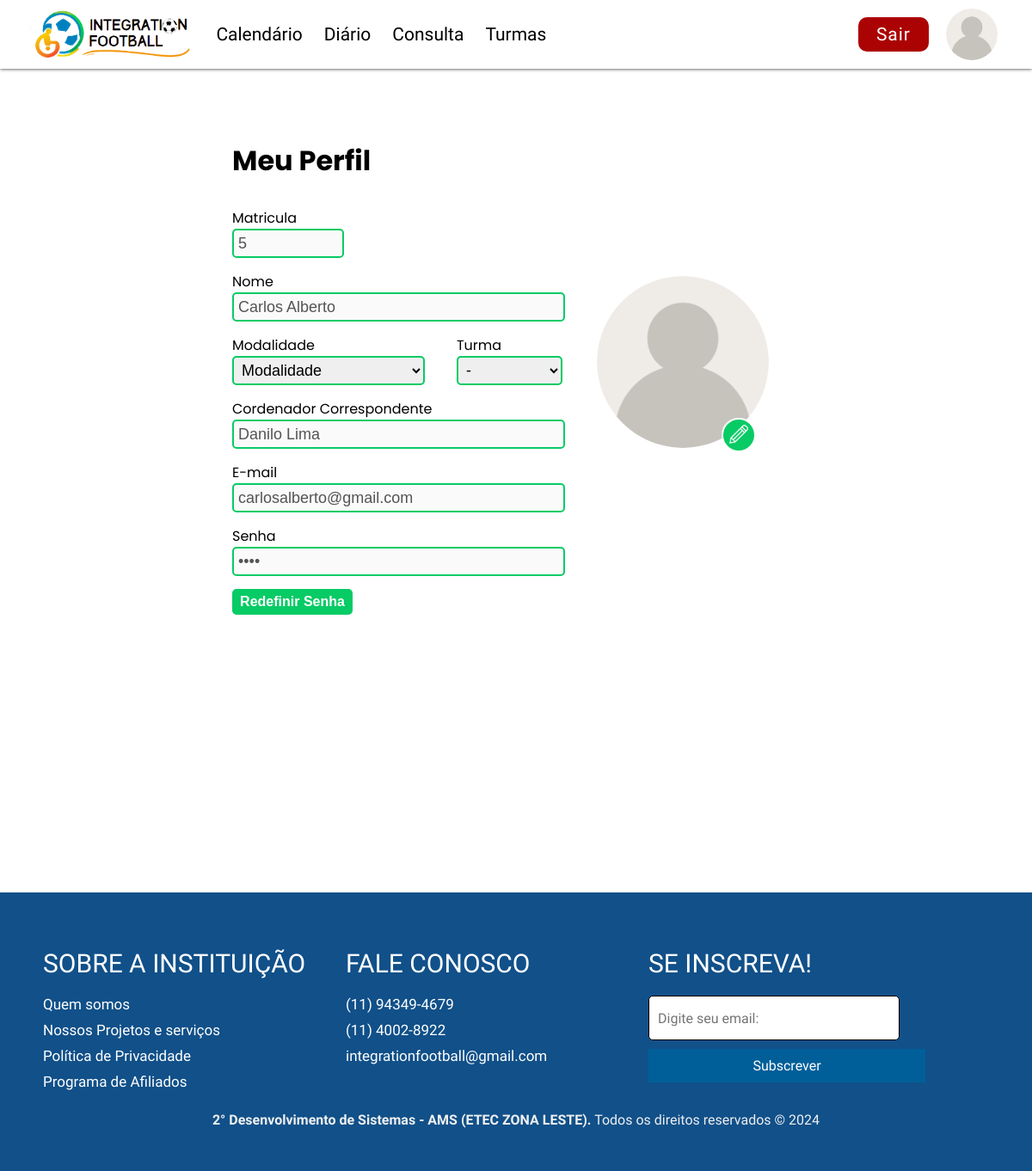
Screenshot of /perfilProfessor.php (signed in) with the database file from the repository.
### tables this page shows
CREATE TABLE `professores` (
  `id` int(11) NOT NULL,
  `nome_professor` varchar(255) NOT NULL,
  `cpf_professor` int(11) NOT NULL,
  `data_nasc` date NOT NULL,
  `email_professor` varchar(255) NOT NULL,
  `senha` varchar(55) NOT NULL,
  `telefone_professor` int(11) NOT NULL,
  `nome_coordenador` varchar(255) DEFAULT NULL
);

### controller/conexao.php (called while the page is built, shortened)
<?php
class Conexao {
    private $host = "localhost";
    private $usuario = "root";
    private $senha = "";
    private $banco = "integrationfootball";
    private $conexao;
    public function __construct() {
        $this->conexao = new mysqli($this->host, $this->usuario, $this->senha, $this->banco);
    }
    public function getConexao() {
        return $this->conexao;
    }
}
?>

### controller/professorcontroller.php (called while the page is built, shortened)
<?php
require_once $_SERVER['DOCUMENT_ROOT'] . '/Integration-Football-main/Integration-Football/model/professorModel.php';
class ProfessorController
{
    private $professor;
    public function __construct()
    {
        $this->professor = new Professor();
        if (isset($_POST['crud'])) {
            if ($_POST['crud'] == "INSERT") {
                $this->inserir();
            } elseif ($_POST['crud'] == "UPDATE") {
                $this->atualizar();
            } elseif ($_POST['crud'] == "DELETE") {
                $this->deletar();
            } elseif ($_POST['crud'] == "alterarSenha") {
                $this->redefinirSenha();
            }
        } else {
            $this->listar();
        }
    }
    public function listar()
    {
        return $this->professor->listar();
    }
    public function buscarPorId($id)
    {
        return $this->professor->buscarPorId($id);
    }
}

### model/professorModel.php (called while the page is built, shortened)
<?php
require_once $_SERVER['DOCUMENT_ROOT'] . "/Integration-Football-main/Integration-Football/controller/conexao.php";
class Professor
{
    private $conexao;
    public function __construct()
    {
        $this->conexao = new Conexao();
    }
    public function listar()
    {
        $sql = "SELECT * FROM professores";
        $stmt = $this->conexao->getConexao()->prepare($sql);
        $stmt->execute();
        $result = $stmt->get_result();
        $professores = [];
        while ($professor = $result->fetch_assoc()) {
            $professores[] = $professor;
        }
        return $professores;
    }
    public function buscarPorId($id)
    {
        $sql = "SELECT * FROM professores WHERE id = ?";
        $stmt = $this->conexao->getConexao()->prepare($sql);
        $stmt->bind_param('i', $id);
        $stmt->execute();
        $result = $stmt->get_result();
        $professor = $result->fetch_assoc();
        return $professor;
    }
}

### perfilProfessor.php (the view, shortened to what this page needs)
<?php
require_once './controller/professorcontroller.php';
include_once('./templetes/headerProfessor.php');
$id = $_SESSION["id"];
$professorController = new ProfessorController;
$professor = $professorController->buscarPorId($id);
?>
<div class="container">
  <div id="perfil">
    <form id="form" action="">
      <h1 id="titulo">Meu Perfil</h1>
      <div id="informacoes">
        <div id="bloco1">
          <label for="input-matricula">Matricula</label>
          <input id="input-matricula" type="text" name="matricula" value="<?= $professor['id']; ?>" disabled>
          <label for="input-nome">Nome</label>
          <input id="input-nome" type="text" name="nome" value="<?= $professor['nome_professor']; ?>" disabled>
          <div id="modalidade-turma">
          <div id="modalidade">
              <label for="input-modalidade">Modalidade</label>
              <select id="input-modalidade" onChange="enviarModalidade()">
              <?php
                echo '<option value="" disabled selected hidden>Modalidade</option>';
                    ?>
              </select>
            </div>
            <div id="turma">
              <label for="input-turma">Turma</label>
              <select id="select-turma">
                <option value="" disabled selected hidden>-</option>
              </select>
            </div>
          </div>
          <label for="input-professor">Cordenador Correspondente</label>
          <input id="input-professor" type="text" value="<?= $professor['nome_coordenador']; ?>" disabled>
          <label for="input-email">E-mail</label>
          <input id="input-email" type="text" value="<?= $professor['email_professor']; ?>" disabled>
          <label for="input-senha-pessoal">Senha</label>
          <input id="input-senha-pessoal" type="password" value="<?= $professor['senha']; ?>" disabled>
          <div id="btns">
          <button onclick="fecharTela()" id="btn-enviar" type="button">Redefinir Senha</button>
        </div>
        </div>
        <div id="bloco2">
          <div id="foto-perfil">
            <button type="button" onclick="file()" id="btn-editar-foto"> <img src="./Imagens/editar.png" alt=""> </button>
          </div>
        </div>
      </div>
    </form>
  </div>
  <br><br><br><br><br>
</div>
<?php
include_once('./templetes/footer.php');
?>

### templetes/headerProfessor.css (style rules this page uses)
* { padding: 0; margin: 0; }
body { overflow-x: hidden; margin-top: 40px; }

### templetes/footer.css (style rules this page uses)
* { margin: 0; padding: 0; }
.container { display: flex; flex-direction: column; min-height: 100vh; }

### css/perfilProfessor.css (style rules this page uses)
.container { width: 100vw; margin-top: 80px; font-family: "Poppins", sans-serif; }
#perfil { width: 100%; display: flex; justify-content: center; }
#form { display: flex; flex-direction: column; width: 55%; min-width: 650px; margin-top: 25px; }
#titulo { margin-bottom: 30px; }
#informacoes { display: flex; }
#bloco1 { display: flex; flex-direction: column; width: 100%; }
#bloco2 { width: 70%; display: flex; justify-content: center; }
#foto-perfil { position: relative; margin-top: 80px; background-image: url(../Imagens/user.png); background-size: cover; background-position: center; background-repeat: no-repeat; border-radius: 50%; width: 200px; height: 200px; }
#btn-editar-foto { cursor: pointer; width: 40px; height: 40px; background-color: #07cb65; border: 2px solid white; border-radius: 50%; position: absolute; top: 165px; right: 15px; }
#btn-editar-foto img { width: 22px; height: 22px; }
#modalidade-turma { width: 96%; display: flex; justify-content: space-between; }
#input-modalidade { width: 100%; display: flex; }
#modalidade { width: 60%; }
#turma { width: 30%; }
#input-matricula { width: 30%; }
#select-turma { border: none; border: solid 2px #07cb65; border-radius: 5px; height: 34px; width: 110%; font-size: 18px; outline: none; padding: 0 5px; margin-bottom: 15px; }
#btns { display: flex; justify-content: space-between; width: 100%; }
#input-modalidade { border: none; border: solid 2px #07cb65; border-radius: 5px; height: 34px; width: 100%; font-size: 18px; outline: none; padding: 0 5px; margin-bottom: 15px; }
input { border: none; border: solid 2px #07cb65; border-radius: 5px; height: 30px; width: 96%; font-size: 18px; padding: 0 5px; margin-bottom: 15px; }
#btn-enviar { cursor: pointer; border: none; border: solid 2px #07cb65; background-color: #07cb65; color: white; font-weight: bold; font-size: 16px; border-radius: 5px; height: 30px; width: 140px; }

### rows the page displays
professores: matricula "5", nome "Carlos Alberto", nome_coordenador "Danilo Lima", email_professor "carlosalberto@gmail.com"
